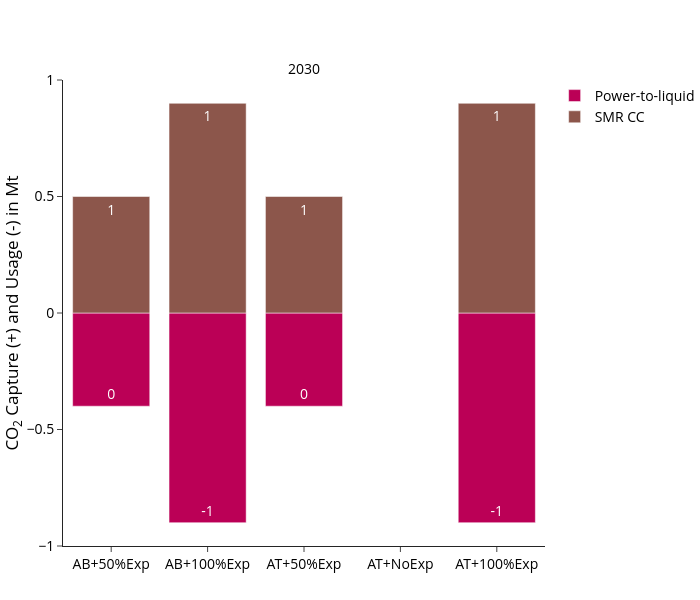

Here is the notebook cell this chart was saved with:
### Code cell
fig = px.bar(
    df, 
    **fig_kwargs,
    color_discrete_map=colors["co2"],
    category_orders={
        "variable":list(colors["gas"].keys()),
        "scen": scen_order
        },
    #facet_col_spacing=0.1,
    labels={"value":"CO<sub>2</sub> Capture (+) and Usage (-) in Mt","year":"","variable":"", "scen":""},
)
update_layout(fig)

print("Totals per scenario and year:", demand_sum_df)
fig.show()
#save_plotly_fig(df, fig, fig, sdir, f"{idx_group_name}_CO2_capture_and_usage_Mt")

### Figure 1 — Plotly figure (JSON) as saved in the notebook; plotly's stock layout.template omitted (floating-point values rounded to 4 significant figures)
{"data": [{"hovertemplate": "=%{x}<br>CO<sub>2</sub> Capture (+) and Usage (-) in Mt=%{text}<extra></extra>", "legendgroup": "Power-to-liquid", "marker": {"color": "#bb0056", "pattern": {"shape": ""}}, "name": "Power-to-liquid", "orientation": "v", "showlegend": true, "text": [-0.9, -0.4, -0.9, -0.4], "textangle": 0, "textposition": "inside", "texttemplate": "%{y:.0f}", "type": "bar", "x": ["AB+100%Exp", "AB+50%Exp", "AT+100%Exp", "AT+50%Exp"], "xaxis": "x", "y": [-0.9, -0.4, -0.9, -0.4], "yaxis": "y"}, {"hovertemplate": "=%{x}<br>CO<sub>2</sub> Capture (+) and Usage (-) in Mt=%{text}<extra></extra>", "legendgroup": "SMR CC", "marker": {"color": "#8C564B", "pattern": {"shape": ""}}, "name": "SMR CC", "orientation": "v", "showlegend": true, "text": [0.9, 0.5, 0.9, 0.5], "textangle": 0, "textposition": "inside", "texttemplate": "%{y:.0f}", "type": "bar", "x": ["AB+100%Exp", "AB+50%Exp", "AT+100%Exp", "AT+50%Exp"], "xaxis": "x", "y": [0.9, 0.5, 0.9, 0.5], "yaxis": "y"}], "layout": {"annotations": [{"font": {}, "showarrow": false, "text": "2030", "x": 0.5, "xanchor": "center", "xref": "paper", "y": 1, "yanchor": "bottom", "yref": "paper"}], "barmode": "relative", "height": 600, "legend": {"title": {"text": ""}, "tracegroupgap": 0}, "width": 700, "xaxis": {"anchor": "y", "categoryarray": ["AB+50%Exp", "AB+100%Exp", "AT+50%Exp", "AT+NoExp"], "categoryorder": "array", "domain": [0, 1], "title": {"text": ""}}, "yaxis": {"anchor": "x", "domain": [0, 1], "title": {"text": "CO<sub>2</sub> Capture (+) and Usage (-) in Mt"}}}}
